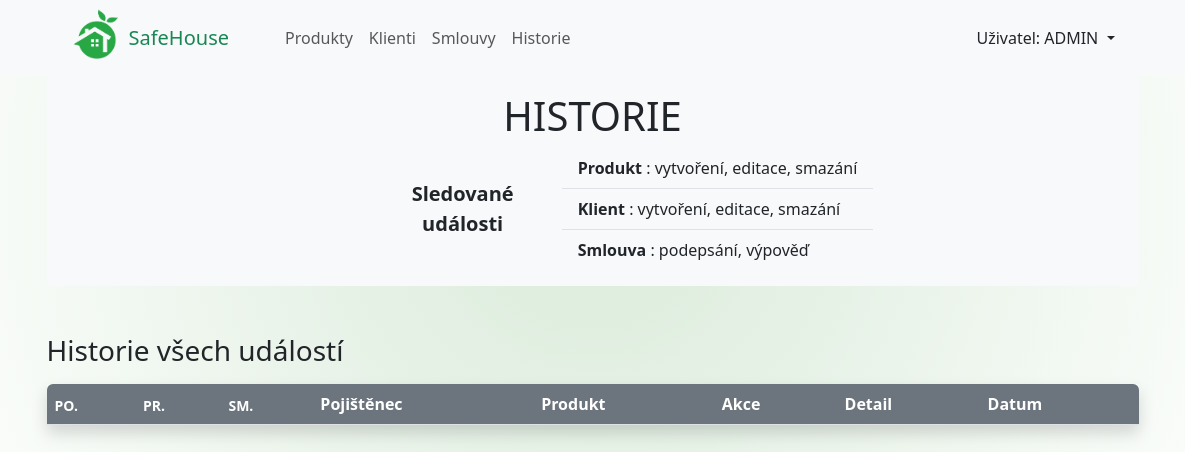
The page /historie on the database as committed earlier.
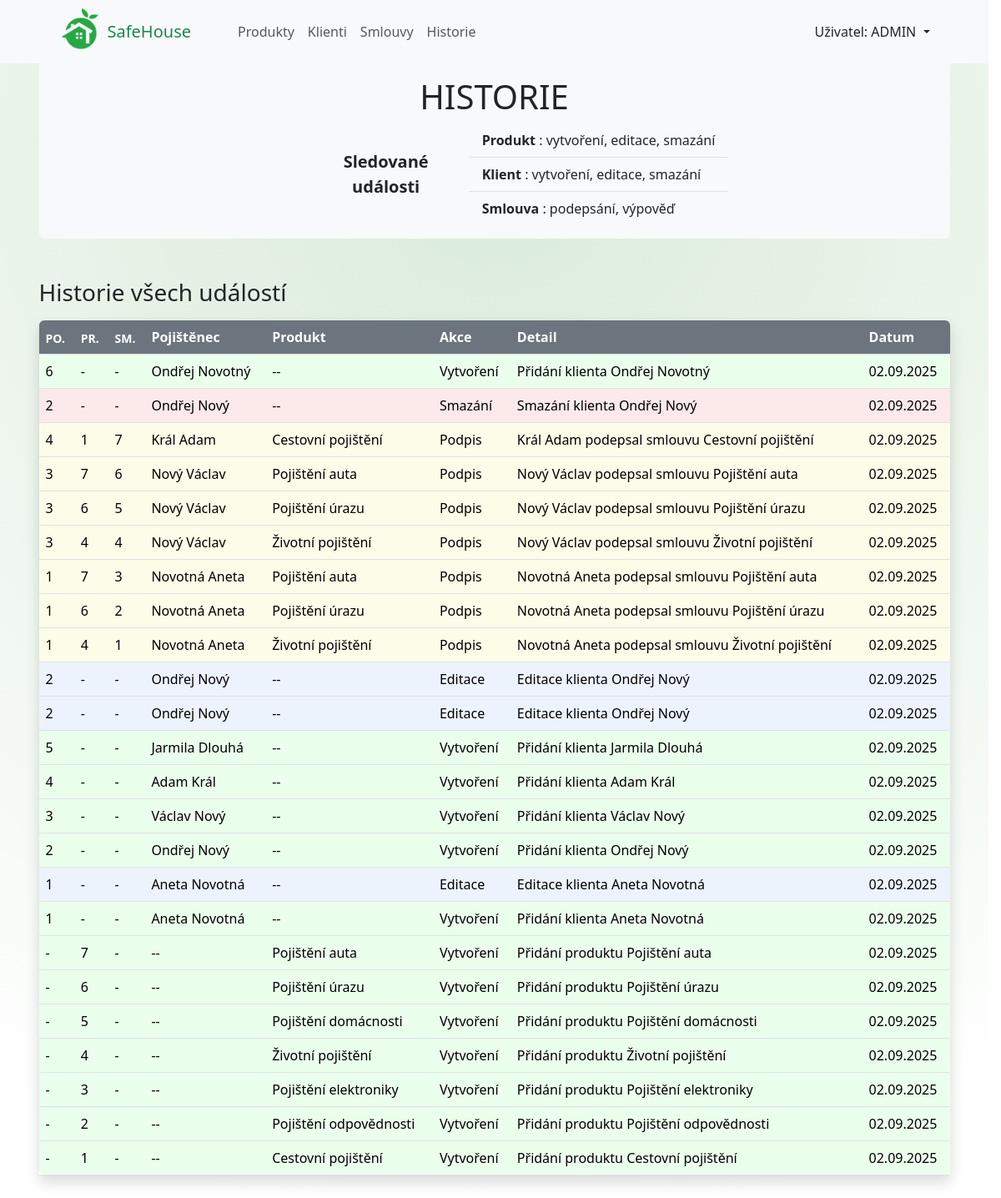
The same page on the database as committed later.
### safehouse_app/models.py (models this page shows, shortened)
class Historie(models.Model):
    klient_id = models.IntegerField(null=True)
    produkt_id = models.IntegerField(null=True)
    smlouva_id = models.IntegerField(null=True)
    klient_str = models.CharField(max_length=40, null=True)
    produkt_str = models.CharField(max_length=40, null=True)
    akce = models.CharField(max_length=10, null=True)
    detail_akce = models.CharField(max_length=200, null=True)
    datum_cas = models.DateTimeField(auto_now=True)
    class Meta:
        verbose_name_plural = "Historie událostí"

### safehouse_app/views.py (the view)
# urls.py: path('historie',
def historie(request):
    historie = Historie.objects.all().order_by('-datum_cas')
    return render(request, 'safehouse_app/historie.html', {'historie': historie})

### safehouse_app/templates/safehouse_app/historie.html (shortened to what this page needs)
{% extends "base.html" %}
{% load static %}
{% block styles %}
    <link rel="stylesheet" href={% static "safehouse_app/historie.css" %}>
{% endblock styles %}
{% block content %}
<div class="container-md">
    <div class="bg-light rounded-bottom mb-5 pb-3">
        <h1 class="text-center pt-3">HISTORIE</h1>
        <div class="d-flex gap-5 align-items-center justify-content-center position-relative" style="left:50px;">
            <div class="lead fw-bold bg-light text-center">Sledované<br> události</div>
            <ul class="list-group list-group-flush">
                <li class="list-group-item  bg-light"><b>Produkt</b> : vytvoření, editace, smazání</li>
                <li class="list-group-item  bg-light"><b>Klient</b> : vytvoření, editace, smazání</li>
                <li class="list-group-item  bg-light"><b>Smlouva</b> : podepsání, výpověď</li>
            </ul>
        </div>
    </div>
    <h3 class="mb-3">Historie všech událostí</h3>
    <table class="table table-hover shadow" id="vsechny_smlouvy">
        <thead>
        <tr>
            <th scope="col" class="small text-bg-secondary">PO.</th>
            <th scope="col" class="small text-bg-secondary">PR.</th>
            <th scope="col" class="small text-bg-secondary">SM.</th>
            <th scope="col" class=" text-bg-secondary">Pojištěnec</th>
            <th scope="col" class=" text-bg-secondary">Produkt</th>
            <th scope="col" class=" text-bg-secondary">Akce</th>
            <th scope="col" class=" text-bg-secondary">Detail</th>
            <th scope="col" class=" text-bg-secondary">Datum</th>
        </tr>
        </thead>
        <tbody>
        {% for zaznam in historie %}
            <tr
            {% comment %}
            {% endcomment %}
            {% if zaznam.akce == "Vytvoření" %} class="vytvoreni"
            {% elif zaznam.akce == "Editace" %} class="editace"
            {% elif zaznam.akce == "Smazání" %} class="smazani"
            {% elif zaznam.akce == "Podpis" %} class="podpis"
            {% elif zaznam.akce == "Výpověď" %} class="vypoved"
            {% endif %}
                style="vertical-align: middle;">
                    <td scope="row">{{ zaznam.klient_id|default:"-" }}</td>
                    <td>{{ zaznam.produkt_id|default:"-" }}</td>
                    <td>{{ zaznam.smlouva_id|default:"-" }}</td>
                    <td>{{ zaznam.klient_str|default:"--" }}</td>
                    <td>{{ zaznam.produkt_str|default:"--" }}</td>
                    <td>{{ zaznam.akce|default:"--" }}</td>
                    <td>{{ zaznam.detail_akce|default:"--" }}</td>
                    <td>{{ zaznam.datum_cas|date:"d.m.Y" }}</td>
                </tr>
        {% endfor %}
        </tbody>
    </table>
</div>
{% endblock content %}

Rows that differ between the two databases and show on the page:
added Historie: klient_id "6", produkt_id "-", smlouva_id "-", klient_str "Ondřej Novotný", produkt_str "--", akce "Vytvoření", detail_akce "Přidání klienta Ondřej Novotný", datum_cas "02.09.2025"
added Historie: klient_id "2", produkt_id "-", smlouva_id "-", klient_str "Ondřej Nový", produkt_str "--", akce "Smazání", detail_akce "Smazání klienta Ondřej Nový", datum_cas "02.09.2025"
added Historie: klient_id "4", produkt_id "1", smlouva_id "7", klient_str "Král Adam", produkt_str "Cestovní pojištění", akce "Podpis", detail_akce "Král Adam podepsal smlouvu Cestovní pojištění", datum_cas "02.09.2025"
added Historie: klient_id "3", produkt_id "7", smlouva_id "6", klient_str "Nový Václav", produkt_str "Pojištění auta", akce "Podpis", detail_akce "Nový Václav podepsal smlouvu Pojištění auta", datum_cas "02.09.2025"
added Historie: klient_id "3", produkt_id "6", smlouva_id "5", klient_str "Nový Václav", produkt_str "Pojištění úrazu", akce "Podpis", detail_akce "Nový Václav podepsal smlouvu Pojištění úrazu", datum_cas "02.09.2025"
added Historie: klient_id "3", produkt_id "4", smlouva_id "4", klient_str "Nový Václav", produkt_str "Životní pojištění", akce "Podpis", detail_akce "Nový Václav podepsal smlouvu Životní pojištění", datum_cas "02.09.2025"
added Historie: klient_id "1", produkt_id "7", smlouva_id "3", klient_str "Novotná Aneta", produkt_str "Pojištění auta", akce "Podpis", detail_akce "Novotná Aneta podepsal smlouvu Pojištění auta", datum_cas "02.09.2025"
added Historie: klient_id "1", produkt_id "6", smlouva_id "2", klient_str "Novotná Aneta", produkt_str "Pojištění úrazu", akce "Podpis", detail_akce "Novotná Aneta podepsal smlouvu Pojištění úrazu", datum_cas "02.09.2025"
added Historie: klient_id "1", produkt_id "4", smlouva_id "1", klient_str "Novotná Aneta", produkt_str "Životní pojištění", akce "Podpis", detail_akce "Novotná Aneta podepsal smlouvu Životní pojištění", datum_cas "02.09.2025"
added Historie: klient_id "2", produkt_id "-", smlouva_id "-", klient_str "Ondřej Nový", produkt_str "--", akce "Editace", detail_akce "Editace klienta Ondřej Nový", datum_cas "02.09.2025"
added Historie: klient_id "2", produkt_id "-", smlouva_id "-", klient_str "Ondřej Nový", produkt_str "--", akce "Editace", detail_akce "Editace klienta Ondřej Nový", datum_cas "02.09.2025"
added Historie: klient_id "5", produkt_id "-", smlouva_id "-", klient_str "Jarmila Dlouhá", produkt_str "--", akce "Vytvoření", detail_akce "Přidání klienta Jarmila Dlouhá", datum_cas "02.09.2025"
added Historie: klient_id "4", produkt_id "-", smlouva_id "-", klient_str "Adam Král", produkt_str "--", akce "Vytvoření", detail_akce "Přidání klienta Adam Král", datum_cas "02.09.2025"
added Historie: klient_id "3", produkt_id "-", smlouva_id "-", klient_str "Václav Nový", produkt_str "--", akce "Vytvoření", detail_akce "Přidání klienta Václav Nový", datum_cas "02.09.2025"
added Historie: klient_id "2", produkt_id "-", smlouva_id "-", klient_str "Ondřej Nový", produkt_str "--", akce "Vytvoření", detail_akce "Přidání klienta Ondřej Nový", datum_cas "02.09.2025"
added Historie: klient_id "1", produkt_id "-", smlouva_id "-", klient_str "Aneta Novotná", produkt_str "--", akce "Editace", detail_akce "Editace klienta Aneta Novotná", datum_cas "02.09.2025"
added Historie: klient_id "1", produkt_id "-", smlouva_id "-", klient_str "Aneta Novotná", produkt_str "--", akce "Vytvoření", detail_akce "Přidání klienta Aneta Novotná", datum_cas "02.09.2025"
added Historie: klient_id "-", produkt_id "7", smlouva_id "-", klient_str "--", produkt_str "Pojištění auta", akce "Vytvoření", detail_akce "Přidání produktu Pojištění auta", datum_cas "02.09.2025"
added Historie: klient_id "-", produkt_id "6", smlouva_id "-", klient_str "--", produkt_str "Pojištění úrazu", akce "Vytvoření", detail_akce "Přidání produktu Pojištění úrazu", datum_cas "02.09.2025"
added Historie: klient_id "-", produkt_id "5", smlouva_id "-", klient_str "--", produkt_str "Pojištění domácnosti", akce "Vytvoření", detail_akce "Přidání produktu Pojištění domácnosti", datum_cas "02.09.2025"
added Historie: klient_id "-", produkt_id "4", smlouva_id "-", klient_str "--", produkt_str "Životní pojištění", akce "Vytvoření", detail_akce "Přidání produktu Životní pojištění", datum_cas "02.09.2025"
added Historie: klient_id "-", produkt_id "3", smlouva_id "-", klient_str "--", produkt_str "Pojištění elektroniky", akce "Vytvoření", detail_akce "Přidání produktu Pojištění elektroniky", datum_cas "02.09.2025"
added Historie: klient_id "-", produkt_id "2", smlouva_id "-", klient_str "--", produkt_str "Pojištění odpovědnosti", akce "Vytvoření", detail_akce "Přidání produktu Pojištění odpovědnosti", datum_cas "02.09.2025"
added Historie: klient_id "-", produkt_id "1", smlouva_id "-", klient_str "--", produkt_str "Cestovní pojištění", akce "Vytvoření", detail_akce "Přidání produktu Cestovní pojištění", datum_cas "02.09.2025"
